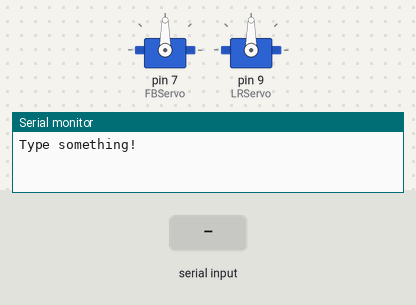
This sketch was run on a simulated Arduino Uno, built with avr-gcc and run on an emulated ATmega328P. Shown: 2 × servo, the last lines printed to the serial monitor. The test bench sets the inputs (shaded band).

Above: at 1.2 s.
1.3 s: "w" received over Serial
At 2.5 s:
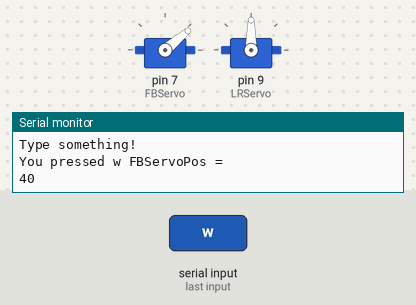
2.8 s: "a" received over Serial
At 3.9 s:
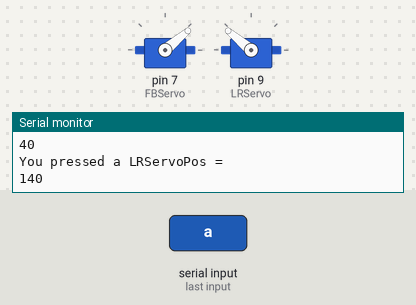
4.3 s: "s" received over Serial
At 5.0 s:
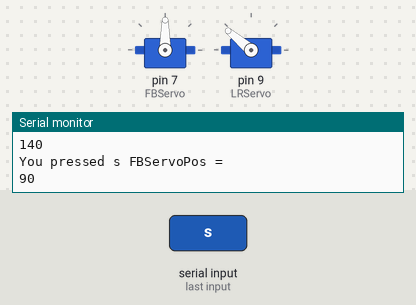
5.8 s: "a" received over Serial
At 6.2 s:
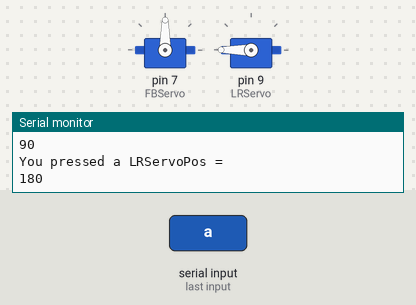
7.3 s: "d" received over Serial
At 8.5 s:
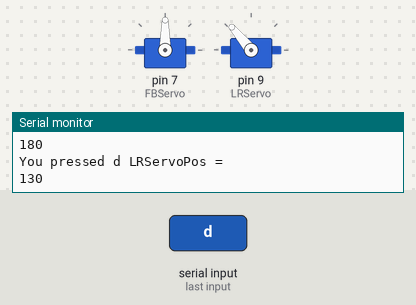
8.8 s: "w" received over Serial
At 9.6 s:
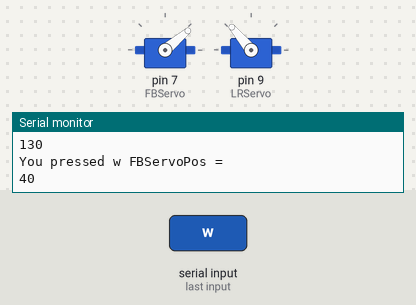
Timing chart, 0 to 11.3 s (numbered marks = the images above; inputs shaded):
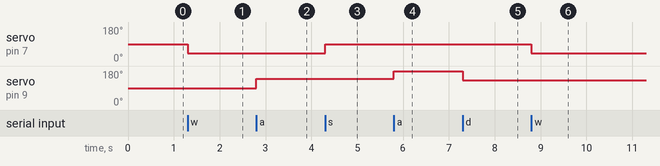

The sketch:

DroneJoystickControl.ino
```cpp
#include<Servo.h>

Servo FBServo;
Servo LRServo;

int FBServoPos = 90;
int LRServoPos = 90;
char val;
void setup() {
  // put your setup code here, to run once:
  Serial.begin(9600);
  delay(50);
  Serial.println("Type something!");
  FBServo.attach(7);
  FBServo.write(FBServoPos);
  LRServo.attach(9);
  LRServo.write(LRServoPos);
}

void loop() {
  // put your main code here, to run repeatedly:
while(Serial.available()) // if serial value is available
{
  val = (char)Serial.read(); // read the serial value
  if (val == 'w') //forward
  {
    FBServo.write(FBServo.read() - 50);
//    FBServo.write(450);
    Serial.println("You pressed w FBServoPos = ");
    Serial.println(FBServo.read());
  }
  if (val == 's') //Back
  {
     FBServo.write(FBServo.read() + 50);
//    FBServo.write(1250);
    Serial.println("You pressed s FBServoPos = ");
    Serial.println(FBServo.read());
  }
   if (val == 'a') //left
  {
    LRServo.write(LRServo.read() + 50);
//    FBServo.write(450);
//    delay(100);
//    LRServo.write(120);
    Serial.println("You pressed a LRServoPos = ");
    Serial.println(LRServo.read());
  }
  if (val == 'd')// right
  {
    LRServo.write(LRServo.read() - 50);
//    FBServo.write(450);
//    delay(100);
//    LRServo.write(450);
    Serial.println("You pressed d LRServoPos = ");
    Serial.println(LRServo.read());
  }

    if (val == 'r')
  {
    FBServo.write(FBServoPos);
    LRServo.write(LRServoPos);
    Serial.println("You pressed r for reset ");
  }
}
}
```

Measured:
- after the input at 1.3 s, servo on pin 7 (FBServo): 90° → 40° at once
- after the input at 2.8 s, servo on pin 9 (LRServo): 90° → 140° at once
- after the input at 4.3 s, servo on pin 7 (FBServo): 40° → 90° at once
- after the input at 5.8 s, servo on pin 9 (LRServo): 140° → 180° at once
- after the input at 7.3 s, servo on pin 9 (LRServo): 180° → 130° at once
- after the input at 8.8 s, servo on pin 7 (FBServo): 90° → 40° at once
